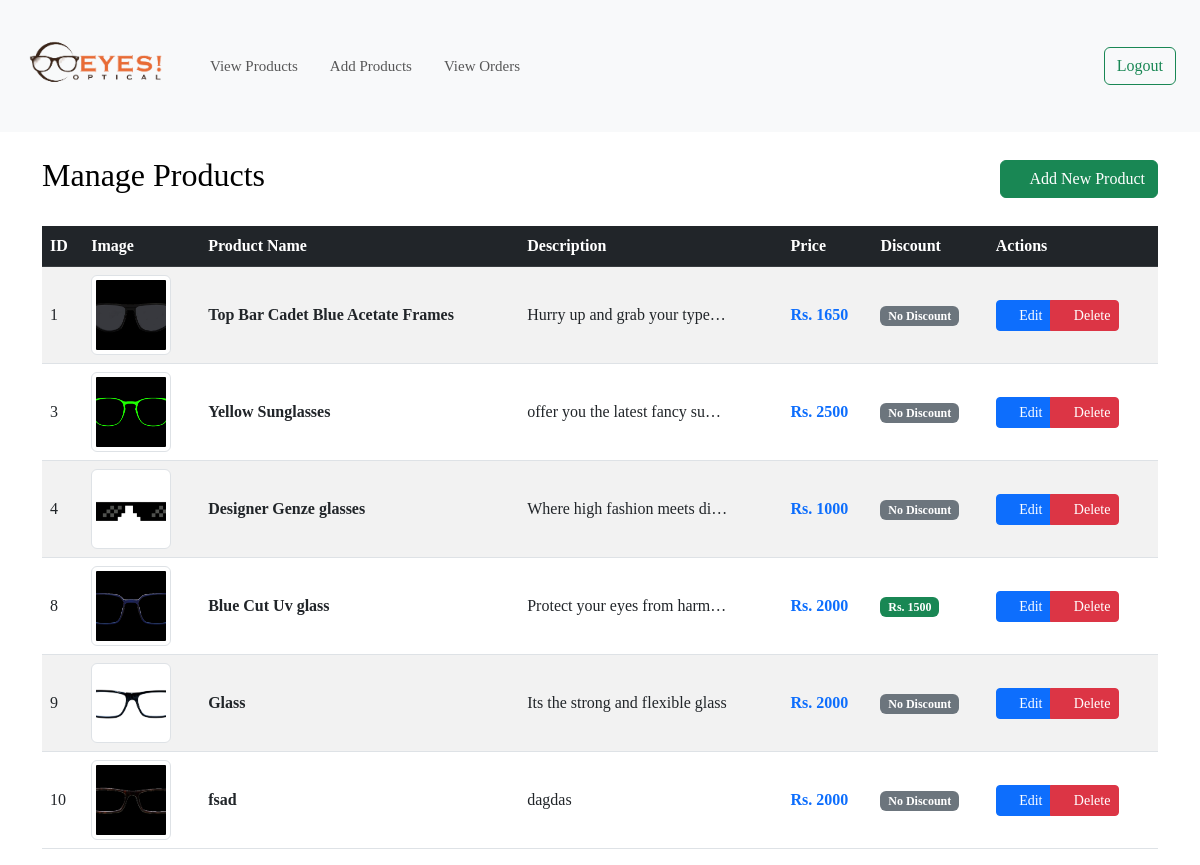
/adminviewproduct (signed in), run on the app's committed database.
### app.py (models this page shows)
class Product(db.Model):
    id = db.Column(db.Integer, primary_key=True)
    name = db.Column(db.String(20), nullable=False)
    detail = db.Column(db.String(500))
    price = db.Column(db.Integer, nullable=False)
    discounted_price = db.Column(db.Integer, nullable=False, default=0)
    has_discount = db.Column(db.Boolean, default=False)
    images = db.Column(db.String(500))
    def __repr__(self):
        return f"Post({self.name},{self.price},{self.images})"

### app.py (the view)
@app.route("/adminviewproduct")
@login_required
def adminViewProducts():
    if not current_user.isSuperAdmin:
        flash('Access denied. Admins only.', category='danger')
        return redirect(url_for('home'))
    products = Product.query.all()
    print(products)
    return render_template("adminviewproduct.html", products=products)

### app.py (called while the page is built)
@login_mananger.user_loader
def load_user(user_id):
    return User.query.get(int(user_id))

### templates/adminviewproduct.html (shortened to what this page needs)
{% extends "adminlayout.html" %}
{% block content%}
<div class="container mt-4">
    <div class="d-flex justify-content-between align-items-center mb-4">
        <h2>Manage Products</h2>
        <a href="{{ url_for('addproduct') }}" class="btn btn-success">
            <i class="fas fa-plus"></i> Add New Product
        </a>
    </div>
    <div class="table-responsive">
        <table class="table table-striped table-hover">
            <thead class="table-dark">
                <tr>
                    <th scope="col">ID</th>
                    <th scope="col">Image</th>
                    <th scope="col">Product Name</th>
                    <th scope="col">Description</th>
                    <th scope="col">Price</th>
                    <th scope="col">Discount</th>
                    <th scope="col">Actions</th>
                </tr>
            </thead>
            <tbody>
                {% for product in products %}
                <tr>
                    <td class="align-middle">{{product.id}}</td>
                    <td class="align-middle">
                        <img src="{{product.images}}" alt="{{product.name}}"
                             class="img-thumbnail" style="width: 80px; height: 80px; object-fit: cover;">
                    </td>
                    <td class="align-middle fw-bold">{{product.name}}</td>
                    <td class="align-middle">
                        <div class="text-truncate" style="max-width: 200px;" title="{{product.detail}}">
                            {{product.detail}}
                        </div>
                    </td>
                    <td class="align-middle">
                        <span class="fw-bold text-primary">Rs. {{product.price}}</span>
                    </td>
                    <td class="align-middle">
                        {% if product.has_discount %}
                            <span class="badge bg-success">Rs. {{product.discounted_price}}</span>
                        {% else %}
                            <span class="badge bg-secondary">No Discount</span>
                        {% endif %}
                    </td>
                    <td class="align-middle">
                        <div class="btn-group" role="group">
                            <a href="/edit/{{product.id}}" class="btn btn-primary btn-sm">
                                <i class="fas fa-edit"></i> Edit
                            </a>
                            <a href="/delete/{{product.id}}" class="btn btn-danger btn-sm"
                               onclick="return confirm('Are you sure you want to delete this product?')">
                                <i class="fas fa-trash"></i> Delete
                            </a>
                        </div>
                    </td>
                </tr>
                {% endfor %}
            </tbody>
        </table>
    </div>
</div>
{% endblock %}

### static/css/general.css (style rules this page uses)
body { font-family: var(--main-font)!important ; font-weight: 300!important; color: var(--primary-color)!important; background-color: var(--secondary-color)!important; margin: 0!important; padding:0!important; }
a { text-decoration: none!important; }
.align-items-center { align-items: center; }
a { box-shadow: none; text-decoration: none; }

### static/css/style.css (style rules this page uses)
html, body { width: 100%; overflow-x: hidden; }

### data on the page
Product: id "1", images (picture), name "Top Bar Cadet Blue Acetate Frames", detail "Hurry up and grab your type…", price "1650", has_discount "No Discount"
Product: id "3", images (picture), name "Yellow Sunglasses", detail "offer you the latest fancy su…", price "2500", has_discount "No Discount"
Product: id "4", images (picture), name "Designer Genze glasses", detail "Where high fashion meets di…", price "1000", has_discount "No Discount"
Product: id "8", images (picture), name "Blue Cut Uv glass", detail "Protect your eyes from harm…", price "2000", discounted_price "1500"
Product: id "9", images (picture), name "Glass", detail "Its the strong and flexible glass", price "2000", has_discount "No Discount"
Product: id "10", images (picture), name "fsad", detail "dagdas", price "2000", has_discount "No Discount"
